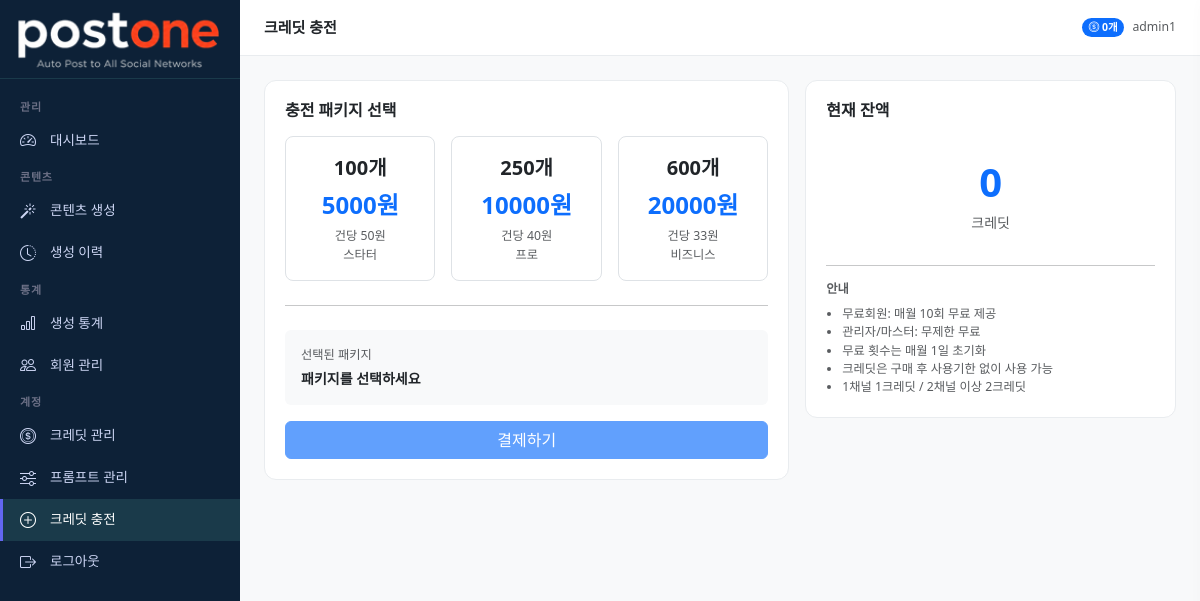
The app's page /credits/charge/ (signed in) with its own data.
### accounts/models.py (models this page shows, shortened)
class MenuPermission(models.Model):
    ROLE_CHOICES = [
        ('admin', '관리자'),
        ('member', '멤버'),
    ]
    role = models.CharField(max_length=20, choices=ROLE_CHOICES)
    menu_key = models.CharField(max_length=50, verbose_name='메뉴 키')
    menu_label = models.CharField(max_length=50, verbose_name='메뉴명')
    icon = models.CharField(max_length=50, verbose_name='아이콘', blank=True)
    is_visible = models.BooleanField(default=True, verbose_name='표시여부')
    order = models.IntegerField(default=0, verbose_name='정렬순서')
    class Meta:
        verbose_name = '메뉴 권한'
        verbose_name_plural = '메뉴 권한 목록'
        ordering = ['role', 'order']
        unique_together = ['role', 'menu_key']

class User(AbstractUser):
    ROLE_CHOICES = [
        ('master', '마스터'),
        ('admin', '관리자'),
        ('member', '멤버'),
        ('free', '무료회원'),
    ]
    PLAN_CHOICES = [
        ('free', '무료'),
        ('starter', '스타터'),
        ('pro', '프로'),
        ('business', '비즈니스'),
    ]
    role = models.CharField(max_length=20, choices=ROLE_CHOICES, default='free')
    plan = models.CharField(max_length=20, choices=PLAN_CHOICES, default='free')
    phone = models.CharField(max_length=20, blank=True)
    company = models.CharField(max_length=100, blank=True)
    profile_image = models.ImageField(upload_to='profiles/', blank=True, null=True)
    created_at = models.DateTimeField(auto_now_add=True)
    updated_at = models.DateTimeField(auto_now=True)
    class Meta:
        verbose_name = '사용자'
        verbose_name_plural = '사용자 목록'

### credits/models.py (models this page shows, shortened)
class UserCredit(models.Model):
    user = models.OneToOneField(User, on_delete=models.CASCADE, related_name='credit')
    balance = models.IntegerField(default=0, verbose_name='잔여 크레딧')
    free_used_this_month = models.IntegerField(default=0, verbose_name='이번달 무료 사용')
    free_reset_date = models.DateField(null=True, blank=True, verbose_name='무료 초기화일')
    updated_at = models.DateTimeField(auto_now=True)
    class Meta:
        verbose_name = '사용자 크레딧'

class CreditPackage(models.Model):
    PLAN_CHOICES = [
        ('free', '무료'),
        ('starter', '스타터'),
        ('pro', '프로'),
        ('business', '비즈니스'),
    ]
    name = models.CharField(max_length=50, verbose_name='패키지명')
    plan = models.CharField(max_length=20, choices=PLAN_CHOICES, default='starter')
    credits = models.IntegerField(verbose_name='크레딧 수')
    price = models.IntegerField(verbose_name='가격(원)')
    is_auto_publish = models.BooleanField(default=False, verbose_name='자동발행 가능')
    is_analytics = models.BooleanField(default=False, verbose_name='분석데이터 가능')
    is_active = models.BooleanField(default=True)
    order = models.IntegerField(default=0)
    class Meta:
        verbose_name = '크레딧 패키지'
        verbose_name_plural = '크레딧 패키지 목록'
        ordering = ['order']
    @property
    def price_per_credit(self):
        return round(self.price / self.credits)

### dashboard/views.py (the view, shortened to what this page needs)
# urls.py: path('credits/charge/', views.credit_charge, name='credit_charge'),
@login_required
def credit_charge(request):
    packages = CreditPackage.objects.filter(is_active=True)
    try:
        balance = request.user.credit.balance
    except:
        balance = 0
    return render(request, 'dashboard/credit_charge.html', {
        'packages': packages,
        'balance': balance,
    })

### dashboard/context_processors.py (called while the page is built)
def user_menus(request):
    if not request.user.is_authenticated:
        return {'user_menus': []}
    if request.user.role == 'master':
        return {'user_menus': []}
    role = request.user.role
    if role == 'free':
        role = 'member'
    menus = MenuPermission.objects.filter(
        role=role,
        is_visible=True
    )
    return {'user_menus': menus}

### templates/dashboard/credit_charge.html (shortened to what this page needs)
{% extends 'base/base.html' %}
{% block page_title %}크레딧 충전{% endblock %}
{% block content %}
<div class="row g-3">
    <div class="col-12 col-lg-7">
        <div class="stat-card">
            <h6 class="fw-semibold mb-3">충전 패키지 선택</h6>
            {% if packages %}
            <div class="row g-3">
                {% for pkg in packages %}
                <div class="col-12 col-md-4">
                    <div class="border rounded-3 p-3 text-center package-card"
                         style="cursor:pointer; transition: all 0.15s;"
                         onclick="selectPackage({{ pkg.pk }}, {{ pkg.price }}, {{ pkg.credits }})">
                        <div class="fw-bold fs-5 mb-1">{{ pkg.credits }}개</div>
                        <div class="text-primary fw-bold fs-4">{{ pkg.price|floatformat:0 }}원</div>
                        <div class="text-muted small mt-1">건당 {{ pkg.price_per_credit }}원</div>
                        <div class="text-muted small">{{ pkg.name }}</div>
                    </div>
                </div>
                {% endfor %}
            </div>
            {% else %}
            <p class="text-muted">등록된 패키지가 없습니다.</p>
            {% endif %}
            <hr class="my-4">
            <form method="post" id="chargeForm">
                <div class="mb-3 p-3 rounded" style="background:#f8f9fa;">
                    <div class="text-muted small">선택된 패키지</div>
                    <div id="selectedInfo" class="fw-semibold mt-1">패키지를 선택하세요</div>
                </div>
                <button type="submit" class="btn btn-primary w-100" id="chargeBtn" disabled>
                    결제하기
                </button>
            </form>
        </div>
    </div>
    <div class="col-12 col-lg-5">
        <div class="stat-card">
            <h6 class="fw-semibold mb-3">현재 잔액</h6>
            <div class="text-center py-3">
                <div class="fs-1 fw-bold text-primary">{{ balance }}</div>
                <div class="text-muted">크레딧</div>
            </div>
            <hr>
            <h6 class="fw-semibold mb-2 small text-muted">안내</h6>
            <ul class="small text-muted ps-3 mb-0">
                <li>무료회원: 매월 10회 무료 제공</li>
                <li>관리자/마스터: 무제한 무료</li>
                <li>무료 횟수는 매월 1일 초기화</li>
                <li>크레딧은 구매 후 사용기한 없이 사용 가능</li>
                <li>1채널 1크레딧 / 2채널 이상 2크레딧</li>
            </ul>
        </div>
    </div>
</div>
{% endblock %}

### templates/base/base.html (shortened to what this page needs)
{% load static %}
<!DOCTYPE html>
<html lang="ko">
<head>
    <link href="https://cdn.jsdelivr.net/npm/bootstrap@5.3.0/dist/css/bootstrap.min.css" rel="stylesheet">
    <link href="https://cdn.jsdelivr.net/npm/bootstrap-icons@1.11.0/font/bootstrap-icons.css" rel="stylesheet">
</head>
<body>
<aside class="sidebar" id="sidebar">
    <a href="{% url 'dashboard:index' %}" class="sidebar-brand">
        <img src="{% static 'images/logo.png' %}" alt="postone" style="width:205px; height:auto;">
    </a>
    <nav class="sidebar-menu">
        {% if user.role == 'master' %}
        <div class="sidebar-section">관리</div>
        <div class="sidebar-item">
            <a href="{% url 'dashboard:index' %}" class="{% if request.resolver_match.url_name == 'index' %}active{% endif %}">
                <i class="bi bi-speedometer2"></i> 대시보드
            </a>
        </div>
        <div class="sidebar-section">프롬프트 설정</div>
        <div class="sidebar-item">
            <a href="{% url 'dashboard:content_type_list' %}" class="{% if 'content_type' in request.resolver_match.url_name %}active{% endif %}">
                <i class="bi bi-grid-3x3-gap"></i> 콘텐츠 유형
            </a>
        </div>
        <div class="sidebar-item">
            <a href="{% url 'dashboard:channel_list' %}" class="{% if 'channel' in request.resolver_match.url_name %}active{% endif %}">
                <i class="bi bi-broadcast"></i> 채널 관리
            </a>
        </div>
        <div class="sidebar-item">
            <a href="{% url 'dashboard:prompt_list' %}" class="{% if 'prompt' in request.resolver_match.url_name %}active{% endif %}">
                <i class="bi bi-sliders"></i> 프롬프트 관리
            </a>
        </div>
        <div class="sidebar-item">
            <a href="{% url 'dashboard:user_list' %}" class="{% if 'user' in request.resolver_match.url_name %}active{% endif %}">
                <i class="bi bi-people"></i> 회원 관리
            </a>
        </div>
        <div class="sidebar-item">
            <a href="{% url 'dashboard:credit_list' %}" class="{% if 'credit' in request.resolver_match.url_name %}active{% endif %}">
                <i class="bi bi-coin"></i> 크레딧 관리
            </a>
        </div>
        <div class="sidebar-section">콘텐츠</div>
        <div class="sidebar-item">
            <a href="{% url 'dashboard:generate' %}" class="{% if 'generate' in request.resolver_match.url_name %}active{% endif %}">
                <i class="bi bi-magic"></i> 콘텐츠 생성
            </a>
        </div>
        <div class="sidebar-item">
            <a href="{% url 'dashboard:history' %}" class="{% if 'history' in request.resolver_match.url_name %}active{% endif %}">
                <i class="bi bi-clock-history"></i> 생성 이력
            </a>
        </div>
        <div class="sidebar-section">통계</div>
        <div class="sidebar-item">
            <a href="{% url 'dashboard:stats' %}" class="{% if 'stats' in request.resolver_match.url_name %}active{% endif %}">
                <i class="bi bi-bar-chart"></i> 생성 통계
            </a>
        </div>
        <div class="sidebar-section">계정</div>
        {% if not request.user.is_admin %}
        <div class="sidebar-item">
            <a href="{% url 'dashboard:credit_charge' %}">
                <i class="bi bi-plus-circle"></i> 크레딧 충전
            </a>
        </div>
        {% endif %}
        <div class="sidebar-item">
            <a href="{% url 'accounts:profile' %}">
                <i class="bi bi-person"></i> 내 정보
            </a>
        </div>
        <div class="sidebar-item">
            <a href="{% url 'dashboard:menu_permission' %}" class="{% if 'menu_permission' in request.resolver_match.url_name %}active{% endif %}">
                <i class="bi bi-gear"></i> 메뉴 권한 설정
            </a>
        </div>
        <div class="sidebar-item">
            <a href="{% url 'accounts:logout' %}">
                <i class="bi bi-box-arrow-right"></i> 로그아웃
            </a>
        </div>
        {% elif user.role == 'admin' %}
        {% for menu in user_menus %}
        {% if menu.is_visible %}
        {% if menu.order == 1 %}<div class="sidebar-section">관리</div>{% endif %}
        {% if menu.order == 2 %}<div class="sidebar-section">콘텐츠</div>{% endif %}
        {% if menu.order == 4 %}<div class="sidebar-section">통계</div>{% endif %}
        {% if menu.order == 6 %}<div class="sidebar-section">계정</div>{% endif %}
        <div class="sidebar-item">
            <a href="{% url 'dashboard:'|add:menu.menu_key %}"
               class="{% if menu.menu_key in request.resolver_match.url_name %}active{% endif %}">
                <i class="bi {{ menu.icon }}"></i> {{ menu.menu_label }}
            </a>
        </div>
        {% endif %}
        {% endfor %}
        <div class="sidebar-item">
            <a href="{% url 'accounts:logout' %}">
                <i class="bi bi-box-arrow-right"></i> 로그아웃
            </a>
        </div>
        {% endif %}
    </nav>
</aside>
<div class="main-wrapper">
    <div class="topbar">
        <span class="topbar-title">{% block page_title %}{% endblock %}</span>
        <div class="d-flex align-items-center gap-2">
            {% if user.credit %}
            <span class="badge bg-primary rounded-pill">
                <i class="bi bi-coin"></i> {{ user.credit.balance }}개
            </span>
            {% endif %}
            <span class="text-muted small">{{ user.username }}</span>
        </div>
    </div>
    <div class="main-content">
        {% block content %}{% endblock %}
    </div>
</div>
</body>
</html>

### templates/base/base.html (style rules this page uses)
:root { --sidebar-width: 240px; --header-height: 56px; --primary: #6366f1; --primary-dark: #4f46e5; }
body { background: #f8f9fa; font-size: 14px; }
.sidebar { position: fixed; top: 0; left: 0; width: var(--sidebar-width); height: 100vh; background: #0d2137; color: #cdd6f4; display: flex; flex-direction: column; z-index: 1000; overflow-y: auto; overflow-x: hidden; scrollbar-width: thin; scrollbar-color: #1a3a4a transparent; }
.sidebar-brand { padding: 8px 16px; border-bottom: 1px solid #1a3a4a; text-decoration: none; display: block; }
.sidebar-menu { padding: 12px 0; flex: 1; }
.sidebar-section { padding: 8px 20px 4px; font-size: 11px; font-weight: 600; color: #6c7086; text-transform: uppercase; letter-spacing: 0.8px; }
.sidebar-item a { display: flex; align-items: center; gap: 10px; padding: 9px 20px; color: #cdd6f4; text-decoration: none; font-size: 13.5px; transition: all 0.15s; }
.sidebar-item a:hover, .sidebar-item a.active { background: #1a3a4a; color: #fff; border-left: 3px solid var(--primary); padding-left: 17px; }
.sidebar-item a i { font-size: 16px; width: 20px; }
.main-wrapper { margin-left: var(--sidebar-width); min-height: 100vh; }
.topbar { height: var(--header-height); background: #fff; border-bottom: 1px solid #e9ecef; display: flex; align-items: center; padding: 0 24px; gap: 12px; position: sticky; top: 0; z-index: 100; }
.topbar-title { font-weight: 600; font-size: 15px; flex: 1; }
.main-content { padding: 24px; }
.stat-card { background: #fff; border-radius: 12px; padding: 20px; border: 1px solid #e9ecef; }

### records on screen
MenuPermission: order "관리", menu_label "대시보드"
MenuPermission: order "콘텐츠", menu_label "콘텐츠 생성"
MenuPermission: menu_label "생성 이력"
MenuPermission: order "통계", menu_label "생성 통계"
MenuPermission: menu_label "회원 관리"
MenuPermission: order "계정", menu_label "크레딧 관리"
MenuPermission: menu_label "프롬프트 관리"
MenuPermission: menu_label "크레딧 충전"
User: credit.balance "0", username "admin1"
CreditPackage: credits "100", price "5000", price_per_credit "50", name "스타터"
CreditPackage: credits "250", price "10000", price_per_credit "40", name "프로"
CreditPackage: credits "600", price "20000", price_per_credit "33", name "비즈니스"

### other values on screen
{{ balance }} "0"
